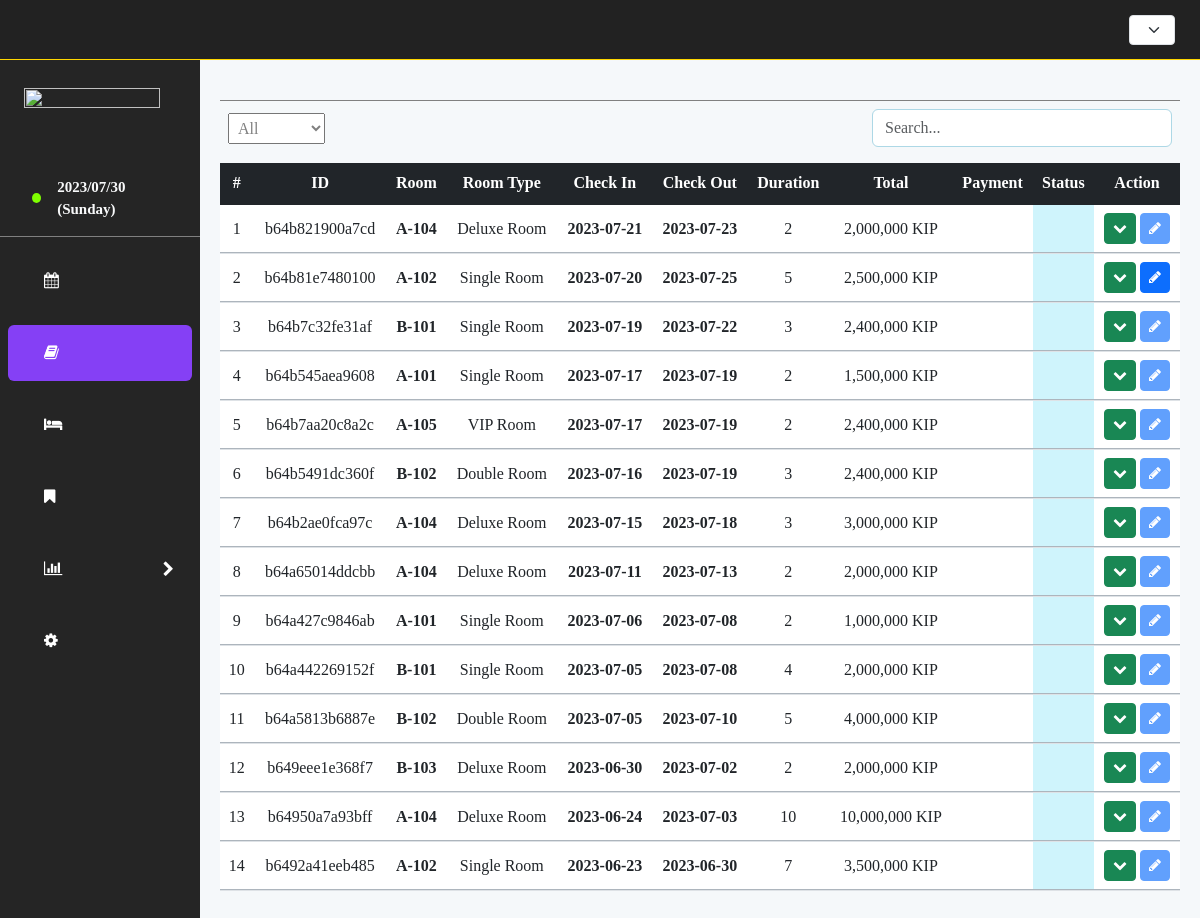
The page /index.php?booking on the database as committed earlier.
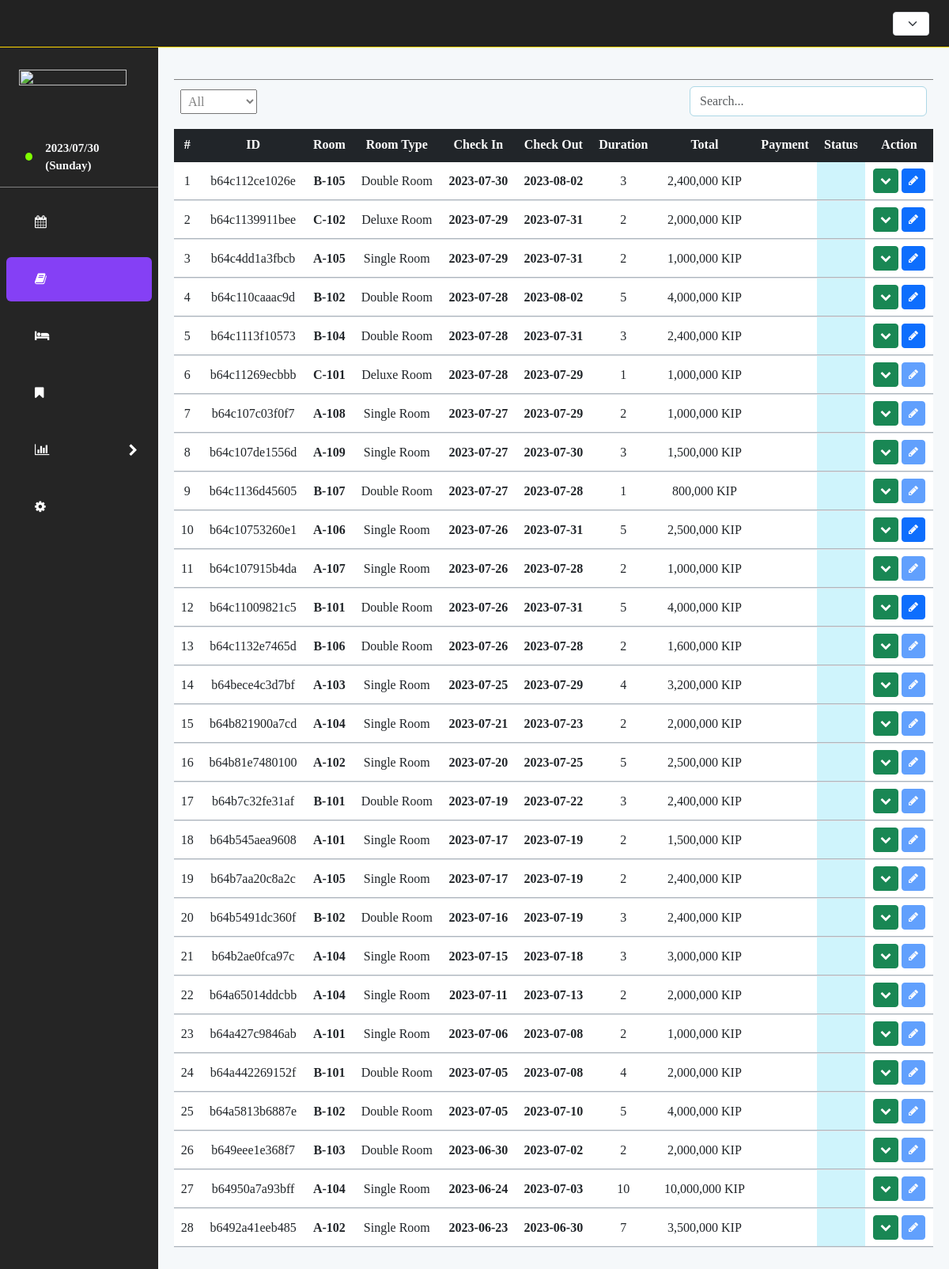
The same page on the database as committed later.
### tables this page shows
CREATE TABLE `booking` (
  `booking_id` varchar(30) NOT NULL,
  `customer_id` longtext NOT NULL CHECK (json_valid(`customer_id`)),
  `emp_ID` int(11) DEFAULT NULL,
  `booked_room` varchar(30) DEFAULT NULL,
  `date_in` date NOT NULL,
  `date_out` date NOT NULL,
  `duration` int(11) NOT NULL,
  `booking_status` varchar(20) DEFAULT NULL,
  `total_payment` int(11) NOT NULL,
  `payment_option` varchar(10) DEFAULT NULL,
  `payment_status` varchar(10) NOT NULL
);

CREATE TABLE `room` (
  `room_id` varchar(20) NOT NULL,
  `room_name` varchar(10) NOT NULL,
  `room_type_id` varchar(20) NOT NULL,
  `room_status` varchar(10) NOT NULL
);

CREATE TABLE `room_type` (
  `room_type_id` varchar(20) NOT NULL,
  `room_type_name` varchar(30) NOT NULL,
  `price` int(11) NOT NULL
);

### views/booking.php (the view, shortened to what this page needs)
<h1 class="pt-1 pb-3 room_page_nav" data-i18n="booking.title"></h1>
<div class="d-flex justify-content-between align-items-center room_search_bar px-2 mb-3">
    <select name="floor" id="bookingTypeSelector" class="floorSelector" onchange="loadBooking()">
        <option value="all" selected data-i18n="selector.all">All</option>
    </select>
    <div class="input-group" style="width: 300px !important;">
        <input type="text" id="bookingSearchBar" class="form-control en-font" style="border:1px solid lightblue"
        placeholder="Search..." value="" onkeyup="loadBooking()"/>
    </div>
</div>
<table class="table">
    <thead>
        <tr class="table-dark">
            <th scope="col" class="en-font">#</th>
            <th scope="col" class="en-font">ID</th>
            <th scope="col" data-i18n="booking.table.room">Room</th>
            <th scope="col" data-i18n="booking.table.type">Room Type</th>
            <th scope="col" class="en-font">Check In</th>
            <th scope="col" class="en-font">Check Out</th>
            <th scope="col" data-i18n="booking.table.duration">Duration</th>
            <th scope="col" data-i18n="booking.table.total">Total</th>
            <th scope="col" data-i18n="booking.table.payment">Payment</th>
            <th scope="col" data-i18n="booking.table.status">Status</th>
            <th scope="col" data-i18n="booking.table.action">Action</th>
        </tr>
    </thead>
    <tbody id="display_booking" class="table-group-divider">
        <?php
            $booking_query = "SELECT * FROM booking JOIN room ON booking.booked_room = room.room_id JOIN room_type ON room.room_type_id = room_type.room_type_id ORDER BY date_in DESC";
            $booking_result = mysqli_query($conn, $booking_query);
            $index = 1;
            while ($booking = mysqli_fetch_array($booking_result)) {
                if($booking['booking_status']==="Staying"){
                    $color = "bg-primary-subtle";
                    $stat_lang="booking.status.stay";
                }
                else if ($booking['booking_status']==="Reserved"){
                    $color = "bg-warning-subtle";
                    $stat_lang="booking.status.reserve";
                }
                else if ($booking['booking_status']==="Cancelled"){
                    $color = "bg-danger-subtle";
                    $stat_lang="booking.status.cancel";
                }
                else{
                    $color = "bg-success-subtle";
                    $stat_lang="booking.status.finish";
                }
                if($booking['payment_status']==="Paid"){
                    $pay_lang="payment.paid";
                }
                else if ($booking['payment_status']==="Deposit"){
                    $pay_lang="payment.deposit";
                }
                else{
                    $pay_lang="payment.unpaid";
                }
            ?>
                <tr class='<?php echo $color?> border-bottom border-dark-subtle'>
                    <td class="align-middle en-font"> <?php echo $index++?> </td>
                    <td class="align-middle en-font"> <?php echo $booking['booking_id'] ?> </td>
                    <td class="align-middle en-font"><b> <?php echo $booking['room_name'] ?> </b></td>
                    <td class="align-middle en-font"><?php echo $booking['room_type_name'] ?></td>
                    <td class="align-middle fw-bold en-font"> <?php echo $booking['date_in'] ?> </td>
                    <td class="align-middle fw-bold en-font"> <?php echo $booking['date_out'] ?> </td>
                    <td class="align-middle">
                        <span class="en-font"><?php echo $booking['duration'] ?> </span>
                    </td>
                    <td class="align-middle en-font"> <?php echo number_format($booking['total_payment']) ?> KIP</td>
                    <td class="align-middle" data-i18n=<?php echo $pay_lang ?>> </td>
                    <td class="fw-bold align-middle bg-info-subtle" data-i18n=<?php echo $stat_lang ?>> </td>
                    <td>
                        <button
                            type="button"
                            class="btn btn-success btn-sm"
                            id="btnLogCollapse<?php echo $booking['booking_id'] ?>"
                            aria-expanded="false"
                            onclick="showBookingLog('<?php echo $booking['booking_id'] ?>')"
                        >
                            <i class="fa fa-chevron-down" aria-hidden="true"></i>
                        </button>
                        <button
                            type="button"
                            class="btn btn-primary btn-sm"
                            onclick="viewBookingInfo('<?php echo $booking['booking_id']?>', 'booking')"
                            data-bs-toggle="modal"
                            data-bs-target="#bookingRoomModal"
                            <?php if($booking['booking_status']==="Finished" || $booking['booking_status']==="Cancelled") echo 'disabled'?>
                        >
                            <i class="fa fa-pencil" aria-hidden="true"></i>
                        </button>
                    </td>
                </tr>
                <td colspan="11" class="p-0 ">
                </td>
            <?php  }
        ?>
    </tbody>
</table>

### index.php (shortened to what this page needs)
<!DOCTYPE html>
<html lang="en">
<head>
    <link rel="stylesheet" type="text/css" href="https://cdn.jsdelivr.net/npm/daterangepicker/daterangepicker.css" />
    <link
        rel="stylesheet"
        href="https://cdnjs.cloudflare.com/ajax/libs/font-awesome/4.7.0/css/font-awesome.min.css"
    />
    <link
        href="https://cdn.jsdelivr.net/npm/bootstrap@5.3.0-alpha3/dist/css/bootstrap.min.css"
        rel="stylesheet"
    />
    <link rel="stylesheet" href="./assets/css/style.css"></link>
</head>
<body class="lao-font">
    <?php
        include_once("config/dbconnect.php");
        include "./views/nav.php"
    ?>
    <div class="d-flex">
        <?php include "./views/sidebar.php"; ?>
        <div class="col-sm-10 main_box overflow-y-auto" style="background-color: #F5F8FA;" id="main_box">
            <?php
                if (isset($_GET['calender']) || empty($_GET)){
                    include_once("views/schedule.php");
                }else if(isset($_GET['booking'])){
                    include_once "views/booking.php";
                }else if(isset($_GET['reserve'])){
                    include_once "views/reserve.php";
                }else if(isset($_GET['rooms'])){
                    include_once "views/room.php";
                }else if(isset($_GET['overview'])){
                    include_once "views/reportOverview.php";
                }else if(isset($_GET['revenue'])){
                    include_once("views/reportRevenue.php");
                }
                else if(isset($_GET['setting'])){
                    include_once("views/setting.php");
                }
            ?>
        </div>
    </div>
</body>
</html>

### views/nav.php (shortened to what this page needs)
<nav class="nav justify-content-between align-items-center">
    <select
      class="form-select form-select-sm"
      style="width:auto; height:30px"
      id="languageSwitcher"
      onchange="switchLang(this.value)"
    >
    </select>
</nav>

### views/sidebar.php (shortened to what this page needs)
<section id="sidebar-collapse" class="col-sm-2 sidebar">
    <main class="profile_sidebar p-3 mb-2">
        <img src="https://cf.bstatic.com/xdata/images/hotel/max1024x768/375670158.jpg?k=aaa4a7916cf39db3b56e4ccf145773b51d6fed26534bd7409099a0355cd106c7&o=&hp=1" alt="">
        <div class="profile_name ms-3">
            <figure class="d-flex align-items-center en-font text-light mb-0">
                <span class="green__circle me-3"></span>
                <?php
                    $date = date("Y/m/d");
                    $day = date('l');
                    echo "<b> $date &nbsp; ($day)</b>";
                ?>
            </figure>
        </div>
    </main>
    <ul class="menu__box">
        <li class="p-2" >
            <a class="menu_list text-decoration-none row p-3 text-white rounded-2
                <?php if (isset($_GET['calender']) || empty($_GET)) echo 'active_list'?>"
                href="index.php?calender"
            >
                <div>
                    <i class="fa fa-calendar px-2 me-3" style="width:20px">&nbsp;</i>
                </div>
            </a>
        </li>
        <li class="p-2" >
            <a class="menu_list text-decoration-none row p-3 text-white rounded-2
                <?php if (isset($_GET['booking'])) echo 'active_list'?>"
                href="index.php?booking"
            >
                <div>
                    <i class="fa fa-book px-2 me-3" style="width:20px"></i>
                </div>
            </a>
        </li>
        <li class="p-2" >
            <a class="menu_list text-decoration-none row p-3 text-white rounded-2
                <?php if (isset($_GET['rooms'])) echo 'active_list'?>"
                href="index.php?rooms"
            >
                <div>
                    <i class="fa fa-hotel px-2 me-3" style="width:20px"></i>
                </div>
            </a>
        </li>
        <li class="p-2" >
            <a class="menu_list text-decoration-none row p-3 text-white rounded-2
                <?php if (isset($_GET['reserve'])) echo 'active_list'?>"
                href="index.php?reserve"
            >
                <div>
                    <i class="fa fa-bookmark px-2 me-3" style="width:20px"></i>
                </div>
            </a>
        </li>
        <li class="p-2">
            <div class="row d-flex align-items-center p-3 text-white rounded-2 menu_list <?php if (isset($_GET['report'])) echo 'active_list'?>"
                data-bs-toggle="collapse"
                data-bs-target="#reportSubmenu"
                aria-expanded="false"
                onclick="reportBtnClick()"
                role="button"
            >
                <div class="col-10">
                    <i class="fa fa-bar-chart px-2 me-3" style="width:20px"></i>
                </div>
                <i class="fa fa-chevron-right col-2 icon-rotate" aria-hidden="true"></i>
            </div>
        </li>
        <li class="p-2">
            <a class="menu_list text-decoration-none row p-3 text-white rounded-2
                <?php if (isset($_GET['setting'])) echo 'active_list'?>"
                href="index.php?setting"
            >
                <div>
                    <i class="fa fa-cog px-2 me-3" style="width:20px"></i>
                </div>
            </a>
        </li>
    </ul>
</section>

### assets/css/style.css (style rules this page uses)
* { margin: 0; padding: 0; box-sizing: border-box; }
.en-font { font-family: 'Times New Roman' !important; }
.lao-font { font-family: 'Saysettha OT' !important; }
.nav { background: #222 !important; padding: 10px 25px; height: 60px; border-bottom: 1px solid gold; }
.row { margin: 0; height: auto; }
.sidebar { background-color: #252525; height:calc(100vh - 60px); position: sticky; top: 60px; overflow: hidden; }
.profile_sidebar { width: 100%; border-bottom: 1px solid grey; padding-bottom: 15px !important; }
.profile_sidebar > img { display: block; width: 90%; aspect-ratio: 2; object-fit: cover; margin: 12px auto; }
.profile_name { font-weight: bold; font-size: 15px; }
.profile_name span { font-size: 20px; }
.green__circle { height: 10px; width: 10px; border-radius: 50%; background: chartreuse; margin-right: 5px; }
.menu__box { list-style: none; padding: 0px; margin: 0px; }
.active_list { background:#8540f5 !important; }
.icon-rotate { transition: all .3s linear; }
.main_box { background: #E9ECF2; height: calc(100vh - 60px); padding: 20px; text-align: center; position: relative; }
.room_page_nav { border-bottom: 1px solid grey; }
.floorSelector { font-size: 16px; padding: 5px; padding-right: 10px; color: gray; }

Rows that differ between the two databases and show on the page:
added booking: booking_id "b64c112ce1026e", room.room_name "B-105", room_type.room_type_name "Double Room", date_in "2023-07-30", date_out "2023-08-02", duration "3", total_payment "2,400,000", booking_status "Staying" (drawn)
added booking: booking_id "b64c1139911bee", room.room_name "C-102", room_type.room_type_name "Deluxe Room", date_in "2023-07-29", date_out "2023-07-31", duration "2", total_payment "2,000,000", booking_status "Staying" (drawn)
added booking: booking_id "b64c4dd1a3fbcb", room.room_name "A-105", room_type.room_type_name "Single Room", date_in "2023-07-29", date_out "2023-07-31", duration "2", total_payment "1,000,000", booking_status "Staying" (drawn)
added booking: booking_id "b64c110caaac9d", room.room_name "B-102", room_type.room_type_name "Double Room", date_in "2023-07-28", date_out "2023-08-02", duration "5", total_payment "4,000,000", booking_status "Staying" (drawn)
added booking: booking_id "b64c1113f10573", room.room_name "B-104", room_type.room_type_name "Double Room", date_in "2023-07-28", date_out "2023-07-31", duration "3", total_payment "2,400,000", booking_status "Staying" (drawn)
added booking: booking_id "b64c11269ecbbb", room.room_name "C-101", room_type.room_type_name "Deluxe Room", date_in "2023-07-28", date_out "2023-07-29", duration "1", total_payment "1,000,000"
added booking: booking_id "b64c107c03f0f7", room.room_name "A-108", room_type.room_type_name "Single Room", date_in "2023-07-27", date_out "2023-07-29", duration "2", total_payment "1,000,000"
added booking: booking_id "b64c107de1556d", room.room_name "A-109", room_type.room_type_name "Single Room", date_in "2023-07-27", date_out "2023-07-30", duration "3", total_payment "1,500,000"
added booking: booking_id "b64c1136d45605", room.room_name "B-107", room_type.room_type_name "Double Room", date_in "2023-07-27", date_out "2023-07-28", duration "1", total_payment "800,000"
added booking: booking_id "b64c10753260e1", room.room_name "A-106", room_type.room_type_name "Single Room", date_in "2023-07-26", date_out "2023-07-31", duration "5", total_payment "2,500,000", booking_status "Staying" (drawn)
added booking: booking_id "b64c107915b4da", room.room_name "A-107", room_type.room_type_name "Single Room", date_in "2023-07-26", date_out "2023-07-28", duration "2", total_payment "1,000,000"
added booking: booking_id "b64c11009821c5", room.room_name "B-101", room_type.room_type_name "Double Room", date_in "2023-07-26", date_out "2023-07-31", duration "5", total_payment "4,000,000", booking_status "Staying" (drawn)
added booking: booking_id "b64c1132e7465d", room.room_name "B-106", room_type.room_type_name "Double Room", date_in "2023-07-26", date_out "2023-07-28", duration "2", total_payment "1,600,000"
added booking: booking_id "b64bece4c3d7bf", room.room_name "A-103", room_type.room_type_name "Single Room", date_in "2023-07-25", date_out "2023-07-29", duration "4", total_payment "3,200,000"
computed for booking "b64b821900a7cd": room_type.room_type_name "Deluxe Room" → "Single Room"
changed booking "b64b81e7480100": booking_status "Staying" → "Finished" (drawn)
computed for booking "b64b7c32fe31af": room_type.room_type_name "Single Room" → "Double Room"
computed for booking "b64b7aa20c8a2c": room_type.room_type_name "VIP Room" → "Single Room"
computed for booking "b64b2ae0fca97c": room_type.room_type_name "Deluxe Room" → "Single Room"
computed for booking "b64a65014ddcbb": room_type.room_type_name "Deluxe Room" → "Single Room"
computed for booking "b64a442269152f": room_type.room_type_name "Single Room" → "Double Room"
computed for booking "b649eee1e368f7": room_type.room_type_name "Deluxe Room" → "Double Room"
computed for booking "b64950a7a93bff": room_type.room_type_name "Deluxe Room" → "Single Room"
